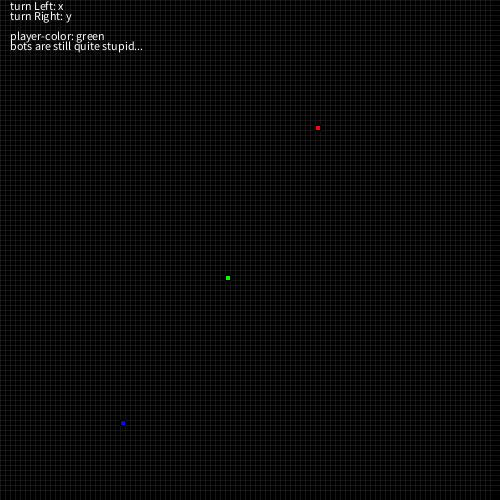
Frame 1 (no input)
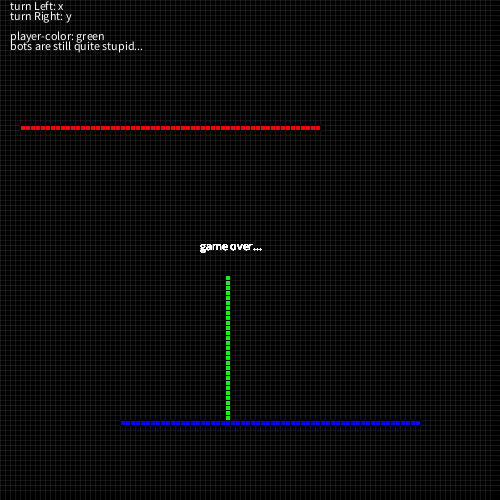
Frame 60 (the mouse pressed at the canvas centre just before this capture)
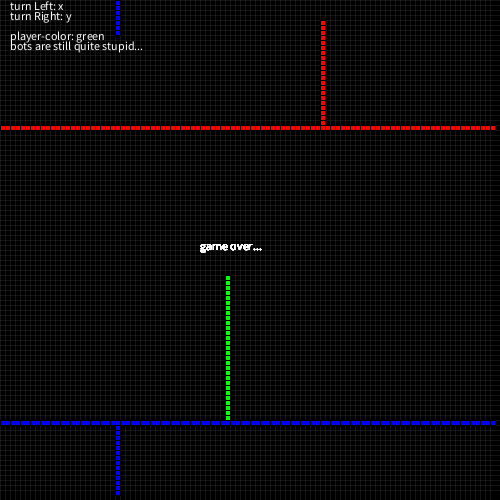
Frame 120 (the mouse held since frame 60 and released just before this capture)

The Processing sketch that drew these frames (run headless with seeded random() and noise(); from frame 60 on, the mouse is pressed at the canvas centre):

// Processing sketch: processing_47644
// ── processing_47644.pde

int raster = 5;
G grid;
P player;
P bot1;
P bot2;
int pressed=0;

void setup(){
  frameRate(15);
  size(500,500);
  grid = new G();
  bot1 = new P(color(255,0,0));
  bot2 = new P(color(0,0,255));
  player = new P(color(0,255,0));
  background(0);
  grid.draw();
}

void draw(){
  bot1.position();
  bot1.direction();
  bot1.collision();
  bot1.display();
  bot2.position();
  bot2.direction();
  bot2.collision();
  bot2.display();
  player.position();
  player.collision();
  player.display();
  if(player.alive==0){
    fill(255);
    text("game over...",200,height/2);  
   // exit();
  }else if(bot1.alive==0 && bot2.alive==0){
    fill(255);
    text("You Won..!",200,height/2);      
  }
  
}

void keyPressed(){
  if(pressed==0){
    if(key == 'y' || key == 'Y'){
        player.dir--;
        pressed = 1;
    }else if(key == 'x' || key == 'X'){
        player.dir++;
        pressed = 1;
    }
  }
}
void keyReleased(){
  pressed=0;
}

class G{
  int x = width / raster - 1;
  int y = height / raster - 1;
  int[][] active = new int[x][y];
 
  G(){
    for(int i = 0; i < x; i++){
      for(int j = 0; j < y; j++){
        active[i][j]=0;
      }
    }
  }
  void draw(){
    stroke(255,20);
    for(int i = 0; i < x; i++){
      line(i*raster,0,i*raster,height);
    }
    for(int j=0;j < y; j++){
      line(0, j*raster, width, j*raster);
    }
    text("turn Left: x",10,10);
    text("turn Right: y", 10,20);
    text("player-color: green",10,40);
    text("bots are still quite stupid...",10,50);
 
  }
  
}

class P{
  int alive=1;
  int x;
  int y;
  int dir;
  color c;
  P(color tempC){
    x = int(random(grid.x));
    y = int(random(grid.y));
    dir=int(random(0,3));
    c = tempC;
  }
  
  void direction(){
    int newDir=int(random(-49,50));
    if(newDir<=0){newDir=-1;}else{newDir=1;}
    
    int xTmp = x, yTmp = y;
    switch(dir){
      case 0:
        xTmp++;
        break;
      case 1: 
        yTmp++; 
        break;
      case 2:
        xTmp--;
        break;
      case 3:
        yTmp--;
        break;      
    }
    if(xTmp<0){xTmp=grid.x-1;}
    if(xTmp>grid.x-1){xTmp=0;}
    if(yTmp<0){yTmp=grid.y-1;}  
    if(yTmp>grid.y-1){yTmp=0;}
    
    if(grid.active[xTmp][yTmp]==1){dir+=newDir;}
    if(dir<0){dir=3;}
    if(dir>3){dir=0;}
  }
  void position(){
    if(alive==0){return;}
    if(dir < 0){dir = 3;}
    if(dir > 3){dir = 0;}
    
    switch(dir) {
      case 0:
        x++;
        break;
      case 1: 
        y++; 
        break;
      case 2:
        x--;
        break;
      case 3:
        y--;
        break;
    }
    if(x > grid.x-1){x = 0;}
    if(x < 0){x = grid.x-1;}
    if(y > grid.y-1){y = 0;}
    if(y < 0){y = grid.y-1;}
  }
  
  void collision(){
    if(grid.active[x][y] == 1){
      alive = 0;
    }else{
      grid.active[x][y]=1;
      
    }
  }
  
  void display(){
    if(alive==0){return;}
    fill(c);
    stroke(0);
    rect(x * raster, y * raster, raster, raster);
  }

}
                
